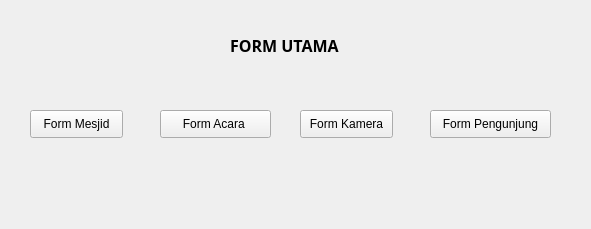
<?xml version="1.0" encoding="UTF-8"?>
<ui version="4.0">
 <class>Form</class>
 <widget class="QWidget" name="Form">
  <property name="geometry">
   <rect>
    <x>0</x>
    <y>0</y>
    <width>591</width>
    <height>229</height>
   </rect>
  </property>
  <property name="windowTitle">
   <string>Form Utama</string>
  </property>
  <widget class="QPushButton" name="btnMesjid">
   <property name="geometry">
    <rect>
     <x>30</x>
     <y>110</y>
     <width>93</width>
     <height>28</height>
    </rect>
   </property>
   <property name="text">
    <string>Form Mesjid</string>
   </property>
  </widget>
  <widget class="QPushButton" name="btnAcara">
   <property name="geometry">
    <rect>
     <x>160</x>
     <y>110</y>
     <width>111</width>
     <height>28</height>
    </rect>
   </property>
   <property name="text">
    <string>Form Acara </string>
   </property>
  </widget>
  <widget class="QPushButton" name="btnPengunjung">
   <property name="geometry">
    <rect>
     <x>430</x>
     <y>110</y>
     <width>121</width>
     <height>28</height>
    </rect>
   </property>
   <property name="text">
    <string>Form Pengunjung</string>
   </property>
  </widget>
  <widget class="QPushButton" name="btnKamera">
   <property name="geometry">
    <rect>
     <x>300</x>
     <y>110</y>
     <width>93</width>
     <height>28</height>
    </rect>
   </property>
   <property name="text">
    <string>Form Kamera</string>
   </property>
  </widget>
  <widget class="QLabel" name="label">
   <property name="geometry">
    <rect>
     <x>230</x>
     <y>30</y>
     <width>161</width>
     <height>31</height>
    </rect>
   </property>
   <property name="font">
    <font>
     <family>Segoe UI Semibold</family>
     <pointsize>12</pointsize>
     <weight>75</weight>
     <bold>true</bold>
    </font>
   </property>
   <property name="text">
    <string>FORM UTAMA</string>
   </property>
  </widget>
 </widget>
 <resources/>
 <connections/>
</ui>
